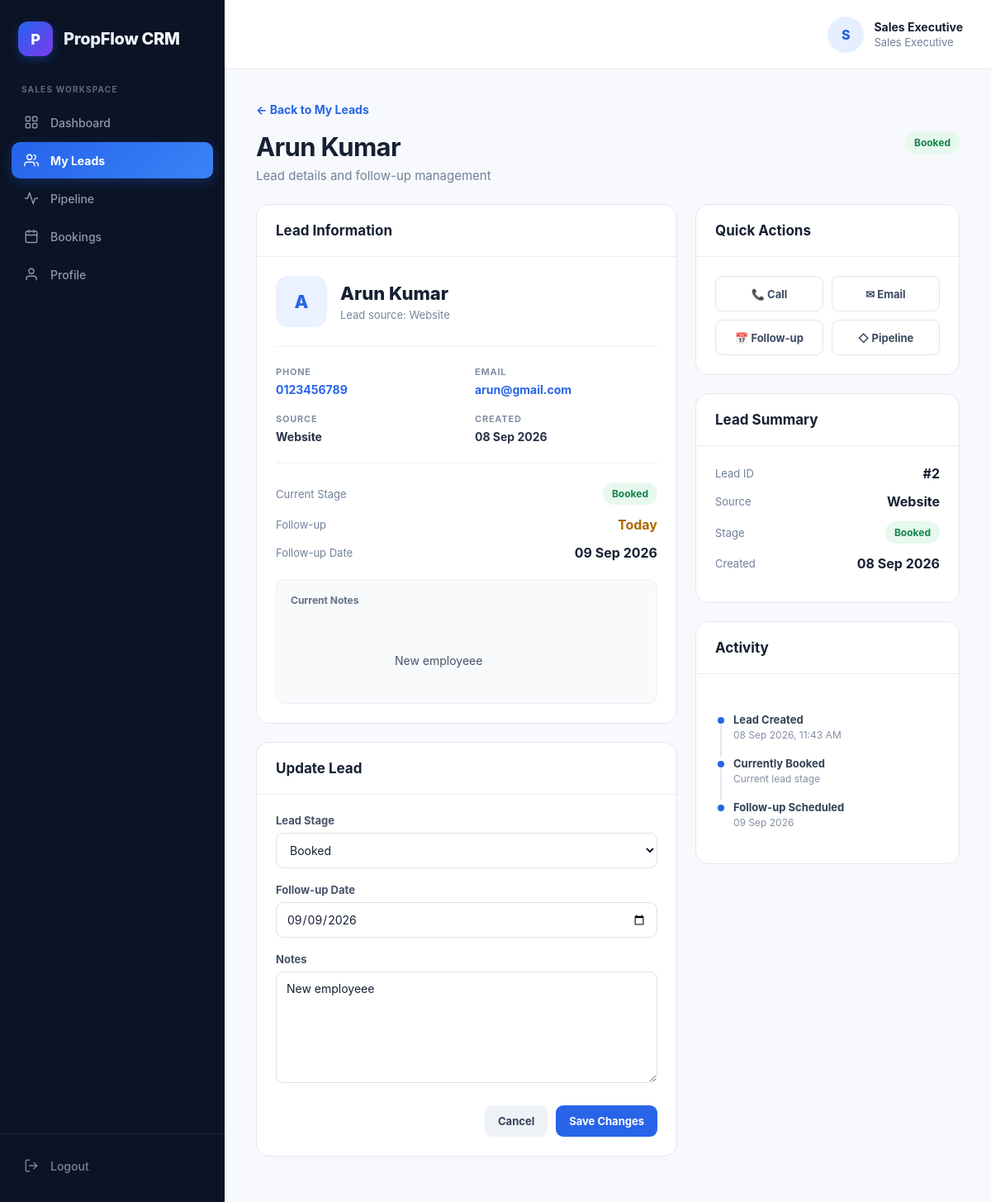
/sales/lead-view.php?id=2 (signed in), run on the app's committed database.
### tables this page shows
CREATE TABLE `leads` (
  `id` int(10) UNSIGNED NOT NULL,
  `name` varchar(150) NOT NULL,
  `phone` varchar(30) NOT NULL,
  `email` varchar(150) DEFAULT NULL,
  `source` varchar(100) DEFAULT NULL,
  `stage` enum('New','Contacted','Site Visit','Interested','Negotiation','Booked','Lost') NOT NULL DEFAULT 'New',
  `assigned_to` int(10) UNSIGNED DEFAULT NULL,
  `follow_up_date` date DEFAULT NULL,
  `notes` text DEFAULT NULL,
  `created_at` timestamp NOT NULL DEFAULT current_timestamp(),
  `updated_at` timestamp NOT NULL DEFAULT current_timestamp() ON UPDATE current_timestamp()
);

### sales/lead-view.php (the view, shortened to what the rows shown need)
<?php
require_once "../includes/auth.php";
$user = currentUser();
$currentUserId = (int)($user['id'] ?? 0);
function e($value)
{
    return htmlspecialchars(
        (string)$value,
        ENT_QUOTES,
        'UTF-8'
    );
}
$leadId = (int)($_GET['id'] ?? $_POST['lead_id'] ?? 0);
try {
    $stmt = $pdo->prepare("
        SELECT
            l.id,
            l.name,
            l.phone,
            l.email,
            l.source,
            l.stage,
            l.assigned_to,
            l.follow_up_date,
            l.notes,
            l.created_at
        FROM leads l
        WHERE l.id = ?
          AND l.assigned_to = ?
        LIMIT 1
    ");
    $stmt->execute([
        $leadId,
        $currentUserId
    ]);
    $lead = $stmt->fetch(PDO::FETCH_ASSOC);
} catch (PDOException $e) {
    $lead = false;
}
    ?>
    <?php
$currentStage =
    $lead['stage'] ?: 'New';
switch ($currentStage) {
    case 'Booked':
        $stageClass = 'booked';
        break;
}
?>
<!DOCTYPE html>
<html lang="en">
<head>
</head>
<body>
<main class="main">
    <div class="page-head">
        <div>
            <h1 class="page-title">
                <?= e($lead['name']) ?>
            </h1>
            <p class="page-subtitle">
                Lead details and follow-up management
            </p>
        </div>
        <span class="
            badge
            <?= e($stageClass) ?>
        ">
            <?= e($currentStage) ?>
        </span>
    </div>
    <div class="content-grid">
        <div>
            <section class="card">
                <div class="card-head">
                    <h2 class="card-title">
                        Lead Information
                    </h2>
                </div>
                <div class="card-body">
                    <div class="lead-profile">
                        <div class="lead-avatar">
                            <?= e(
                                strtoupper(
                                    substr(
                                        $lead['name'],
                                        0,
                                        1
                                    )
                                )
                            ) ?>
                        </div>
                        <div>
                            <div class="lead-name">
                                <?= e(
                                    $lead['name']
                                ) ?>
                            </div>
                            <div class="lead-source">
                                Lead source:
                                <?= e(
                                    $lead['source']
                                    ?: 'Direct'
                                ) ?>
                            </div>
                        </div>
                    </div>
                    <div class="info-grid">
                        <div>
                            <div class="info-value">
                                <?php if (
                                    !empty(
                                        $lead['phone']
                                    )
                                ): ?>
                                    <a href="tel:<?= e(
                                        $lead['phone']
                                    ) ?>">
                                        <?= e(
                                            $lead['phone']
                                        ) ?>
                                    </a>
                                <?php else: ?>
                                    —
                                <?php endif; ?>
                            </div>
                        </div>
                        <div>
                            <div class="info-value">
                                <?php if (
                                    !empty(
                                        $lead['email']
                                    )
                                ): ?>
                                    <a href="mailto:<?= e(
                                        $lead['email']
                                    ) ?>">
                                        <?= e(
                                            $lead['email']
                                        ) ?>
                                    </a>
                                <?php else: ?>
                                    —
                                <?php endif; ?>
                            </div>
                        </div>
                        <div>
                            <div class="info-label">
                                Source
                            </div>
                            <div class="info-value">
                                <?= e(
                                    $lead['source']
                                    ?: 'Direct'
                                ) ?>
                            </div>
                        </div>
                        <div>
                            <div class="info-label">
                                Created
                            </div>
                            <div class="info-value">
                                <?= !empty(
                                    $lead['created_at']
                                )
                                    ? e(
                                        date(
                                            'd M Y',
                                            strtotime(
                                                $lead['created_at']
                                            )
                                        )
                                    )
                                    : '—'
                                ?>
                            </div>
                        </div>
                    </div>
                    <div class="status-box">
                        <div class="status-row">
                            <span class="status-label">
                                Current Stage
                            </span>
                            <span class="
                                badge
                                <?= e(
                                    $stageClass
                                ) ?>
                            ">
                                <?= e(
                                    $currentStage
                                ) ?>
                            </span>
                        </div>
                        <?php if (
                            !empty(
                                $lead['follow_up_date']
                            )
                        ): ?>
                            <div class="status-row">
                                <span class="status-label">
                                    Follow-up Date
                                </span>
                                <strong>
                                    <?= e(
                                        date(
                                            'd M Y',
                                            strtotime(
                                                $lead[
                                                    'follow_up_date'
                                                ]
                                            )
                                        )
                                    ) ?>
                                </strong>
                            </div>
                        <?php endif; ?>
                    </div>
                    <?php if (
                        !empty(
                            $lead['notes']
                        )
                    ): ?>
                        <div class="notes-box">
                            <div class="notes-label">
                                Current Notes
                            </div>
                            <div class="notes-text">
                                <?= e(
                                    $lead['notes']
                                ) ?>
                            </div>
                        </div>
                    <?php endif; ?>
                </div>
            </section>
            <section
                class="card"
                style="margin-top:22px;"
            >
                <div class="card-head">
                    <h2 class="card-title">
                        Update Lead
                    </h2>
                </div>
                <form
                    method="POST"
                    class="card-body"
                >
                    <div class="form-group">
                        <label class="form-label">
                            Follow-up Date
                        </label>
                        <input
                            type="date"
                            name="follow_up_date"
                            class="form-control"
                            value="<?= e(
                                $lead[
                                    'follow_up_date'
                                ] ?? ''
                            ) ?>"
                        >
                    </div>
                    <div class="form-group">
                        <label class="form-label">
                            Notes
                        </label>
                        <textarea
                            name="notes"
                            class="form-control"
                            placeholder="Add notes about this lead..."
                        ><?= e(
                            $lead['notes'] ?? ''
                        ) ?></textarea>
                    </div>
                </form>
            </section>
        </div>
        <div>
            <section class="card">
                <div class="card-head">
                    <h2 class="card-title">
                        Quick Actions
                    </h2>
                </div>
            </section>
            <section
                class="card"
                style="margin-top:22px;"
            >
                <div class="card-head">
                    <h2 class="card-title">
                        Lead Summary
                    </h2>
                </div>
                <div class="card-body">
                    <div class="status-row">
                        <span class="status-label">
                            Lead ID
                        </span>
                        <strong>
                            #<?= (int)$lead['id'] ?>
                        </strong>
                    </div>
                    <div class="status-row">
                        <span class="status-label">
                            Source
                        </span>
                        <strong>
                            <?= e(
                                $lead['source']
                                ?: 'Direct'
                            ) ?>
                        </strong>
                    </div>
                    <div class="status-row">
                        <span class="status-label">
                            Stage
                        </span>
                        <span class="
                            badge
                            <?= e($stageClass) ?>
                        ">
                            <?= e(
                                $currentStage
                            ) ?>
                        </span>
                    </div>
                    <div class="status-row">
                        <span class="status-label">
                            Created
                        </span>
                        <strong>
                            <?= !empty(
                                $lead['created_at']
                            )
                                ? e(
                                    date(
                                        'd M Y',
                                        strtotime(
                                            $lead['created_at']
                                        )
                                    )
                                )
                                : '—'
                            ?>
                        </strong>
                    </div>
                </div>
            </section>
            <section
                class="card"
                style="margin-top:22px;"
            >
                <div class="card-head">
                    <h2 class="card-title">
                        Activity
                    </h2>
                </div>
                <div class="card-body">
                    <div class="timeline">
                        <div class="timeline-item">
                            <div class="timeline-title">
                                Lead Created
                            </div>
                            <div class="timeline-date">
                                <?= !empty(
                                    $lead['created_at']
                                )
                                    ? e(
                                        date(
                                            'd M Y, h:i A',
                                            strtotime(
                                                $lead['created_at']
                                            )
                                        )
                                    )
                                    : '—'
                                ?>
                            </div>
                        </div>
                        <div class="timeline-item">
                            <div class="timeline-title">
                                Currently <?= e(
                                    $currentStage
                                ) ?>
                            </div>
                            <div class="timeline-date">
                                Current lead stage
                            </div>
                        </div>
                        <?php if (
                            !empty(
                                $lead['follow_up_date']
                            )
                        ): ?>
                            <div class="timeline-item">
                                <div class="timeline-title">
                                    Follow-up Scheduled
                                </div>
                                <div class="timeline-date">
                                    <?= e(
                                        date(
                                            'd M Y',
                                            strtotime(
                                                $lead[
                                                    'follow_up_date'
                                                ]
                                            )
                                        )
                                    ) ?>
                                </div>
                            </div>
                        <?php endif; ?>
                    </div>
                </div>
            </section>
        </div>
    </div>
</main>
</body>
</html>

### data on the page
leads: name "Arun Kumar", stage "Booked", name "A", source "Website", phone "0123456789", email "arun@gmail.com", created_at "08 Sep 2026", follow_up_date "09 Sep 2026", notes "New employeee", follow_up_date "09/09/2026", id "2", created_at "08 Sep 2026, 11:43 AM"

### other printed values
$user['name'] "Sales Executive"
form field stage "Booked"
